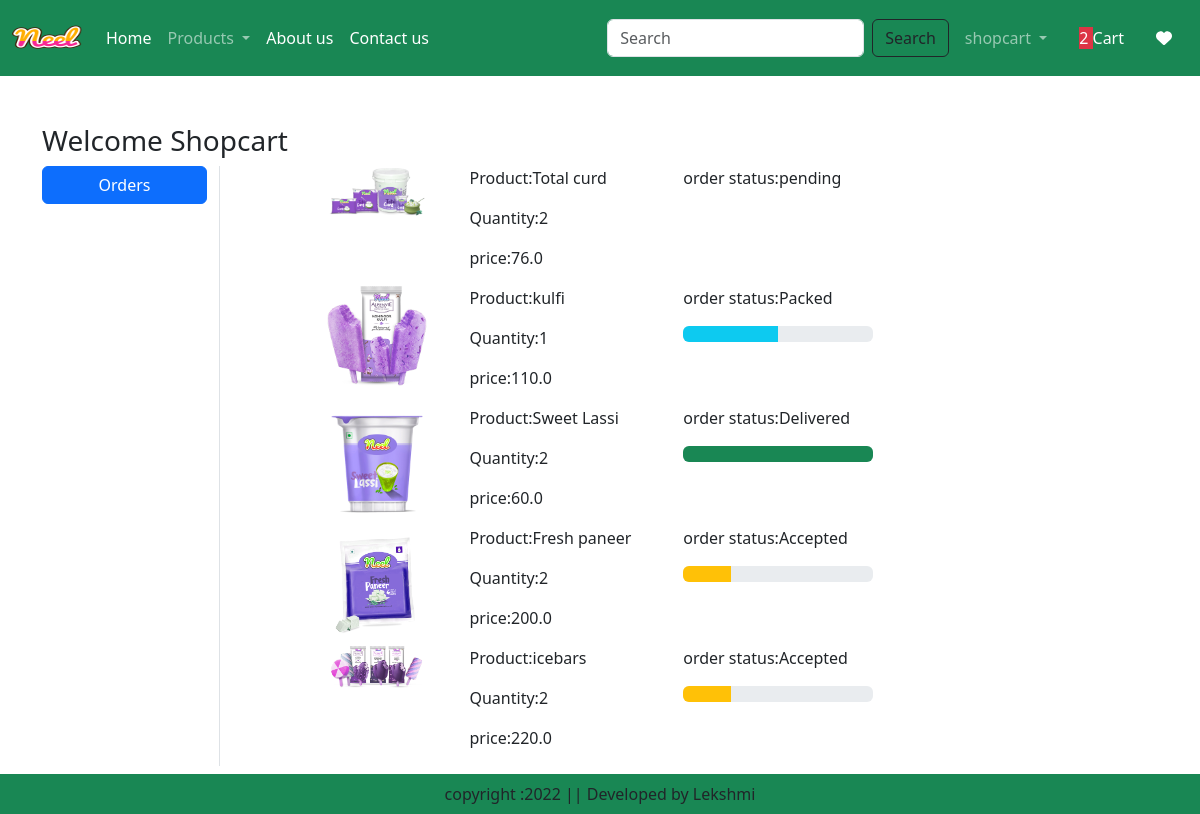
Screenshot of /orders/ (signed in) with the database file from the repository.
### shopapp/models.py (models this page shows, shortened)
class OrderPlaced(models.Model):
    user=models.ForeignKey(User,on_delete=models.CASCADE)
    product=models.ForeignKey(Product,on_delete=models.CASCADE)
    quantity=models.PositiveIntegerField(default=1)
    ordered_date=models.DateTimeField(auto_now_add=True)
    status=models.CharField(max_length=50,choices=STATUS_CHOICES,default='Accepted')
    @property
    def total_cost(self):
        return self.quantity * self.product.discounted_price

class Product(models.Model):
    title=models.CharField(max_length=100)
    selling_price=models.FloatField()
    discounted_price=models.FloatField()
    description=models.TextField()
    composition=models.TextField(default='')
    prodapp=models.TextField(default='')
    category=models.CharField(choices=CATEGORY_CHOICES,max_length=2)
    product_image=models.ImageField(upload_to='product')

### shopapp/views.py (the view)
# urls.py: path("orders/",views.orders,name='orders'),
@login_required
def orders(request):
    totalitem = 0
    if request.user.is_authenticated:
        totalitem = len(Cart.objects.filter(user=request.user))
    order_placed=OrderPlaced.objects.filter(user=request.user)
    return render(request,'orders.html',locals())

### shopapp/templates/orders.html (shortened to what this page needs)
{% extends 'base.html'%}
{% load static %}
{% block main-content %}
<div class="container my-5 ">
    <div class="row">
        <h3>Welcome <span class="text-capitalize">{{request.user}}</span></h3>
        <div class="col-sm-2 border-end">
            <ul class="list-unstyled">
                <li class="d-grid"><a href="{%  url 'orders' %}" class="btn btn-primary"> Orders</a></li>
            </ul>
        </div>
        <div class="col-sm-9 offset-sm-1">
            {% for op in order_placed %}
            <div class="row">
                <div class="col-sm-2">
                    <img src="{{op.product.product_image.url}}" class="img-fluid" height="100" width="100"/>
            </div>
            <div class="col-sm-3">
                <P> Product:{{op.product.title}}</P>
                <P> Quantity:{{op.quantity}}</P>
                <P> price:{{op.total_cost}}</P>
            </div>
            <div class="col-sm-3">
                <p> order status:{{op.status}}</p>
                {% if op.status == "Accepted" %}
                <div class="progress" role="progressbar" aria-label="Success example" aria-valuenow="25" aria-valuemin="0" aria-valuemax="100">
                    <div class="progress-bar bg-warning" style="width: 25%"></div>
                </div>
                {% endif %}
                {% if op.status == "Packed" %}
                <div class="progress" role="progressbar" aria-label="Info" aria-valuenow="50" aria-valuemin="0" aria-valuemax="100">
                    <div class="progress-bar bg-info" style="width: 50%"></div>
                </div>
                {% endif %}
                {% if op.status == "Delivered" %}
                <div class="progress" role="progressbar" aria-label="Danger example" aria-valuenow="100" aria-valuemin="0" aria-valuemax="100">
                    <div class="progress-bar bg-success" style="width: 100%"></div>
                </div>
                {% endif %}
            </div>
        </div>
        {% endfor %}
    </div>
</div>
</div>
{% endblock main-content %}

### shopapp/templates/base.html (shortened to what this page needs)
<!DOCTYPE html>
{% load static %}
<html lang="en">
<head>
    <link href="https://cdn.jsdelivr.net/npm/bootstrap@5.3.0-alpha1/dist/css/bootstrap.min.css" rel="stylesheet">
    <link rel="stylesheet" href="{% static 'app/css/owl.carousel.min.css' %}" />
    <link rel="stylesheet" href="{% static 'app/css/all.min.css' %}" />
    <link rel="stylesheet" href="{% static 'app/css/style.css' %}" />
</head>
<body>
    <nav class="navbar navbar-expand-lg navbar-dark bg-success">
        <div class="container-fluid">
          <a class="navbar-brand" href="#">
            <img src="{% static 'app/images/product/Neel.png' %}" width="70" height="50"/>
          </a>
          <div class="collapse navbar-collapse" id="navbarSupportedContent">
            <ul class="navbar-nav me-auto mb-2 mb-lg-0">
              {% if request.user.is_authenticated %}
              <li class="nav-item">
                <a class="nav-link active" aria-current="page" href="/">Home</a>
              </li>
              <li class="nav-item dropdown">
                <a class="nav-link dropdown-toggle" href="#" role="button" data-bs-toggle="dropdown" aria-expanded="false">
                  Products
                </a>
              </li>
              <li class="nav-item">
                <a class="nav-link text-white" href="{% url 'about' %}">About us</a>
              </li>
              <li class="nav-item">
                <a class="nav-link text-white" href="{% url 'contact' %}">Contact us</a>
              </li>
            </ul>
            <form class="d-flex" role="search" action="/search">
              <input class="form-control me-2" type="search" placeholder="Search" name="search" aria-label="Search">
              <button class="btn btn-outline-dark" type="submit">Search</button>
            </form>
          </div>
          <ul class="navbar-nav me-auto mb-2 mb-lg-0">
            <li class="nav-item dropdown mx-2">
                <a class="nav-link dropdown-toggle" href="#" role="button" data-bs-toggle="dropdown" aria-expanded="false">
                    {{request.user}}
                    </a>
            </li>
            <li class="nav-item mx-2">
                <a href="{% url 'showcart' %}" class="nav-link text-white"> <span class="budge bg-danger">{% if totalitem > 0 %} {{totalitem}} {% endif %}</span>Cart </a>
            </li>
            <li class="nav-item mx-2">
                <a href="#" class="nav-link text-white">    <i class="fa fa-heart"></i> </a>
            </li>
            {% endif %}
          </ul>
        </div>
      </nav>
      {% block main-content %} {% endblock main-content %}
      <footer class="container-fluid fixed-bottom bg-success text-center p-2 mt-5">
        copyright :2022 || Developed by Lekshmi
      </footer>
</body>
</html>

### rows the page displays
OrderPlaced: product.product_image (picture), product "Total curd", quantity "2", total_cost "76.0", status "pending"
OrderPlaced: product.product_image (picture), product "kulfi", quantity "1", total_cost "110.0", status "Packed"
OrderPlaced: product.product_image (picture), product "Sweet Lassi", quantity "2", total_cost "60.0", status "Delivered"
OrderPlaced: product.product_image (picture), product "Fresh paneer", quantity "2", total_cost "200.0", status "Accepted"
OrderPlaced: product.product_image (picture), product "icebars", quantity "2", total_cost "220.0", status "Accepted"

### other values shown
{{ request.user }} "shopcart"
{{ totalitem }} "2"
{{ request.user }} "Shopcart"
